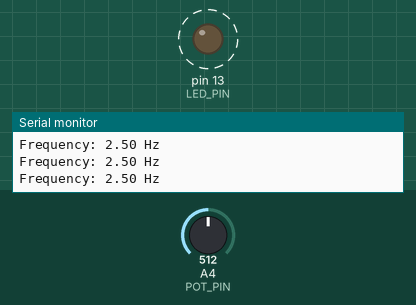
Recording of a sketch running on a simulated Arduino Uno, built with avr-gcc and run on an emulated ATmega328P. Shown: output pins drawn as LEDs (lit = HIGH), the last lines printed to the serial monitor. Dashed ring = blinking. The inputs (shaded band) are chosen by the test bench; at power-on: A4 (POT_PIN) = 512.

Above: at 1.03 s.
1.3 s: A4 (POT_PIN) set to 716
At 1.91 s:
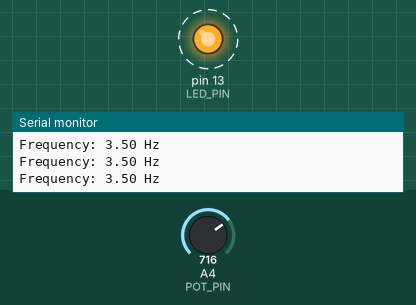
4.3 s: A4 (POT_PIN) set to 306
At 4.84 s:
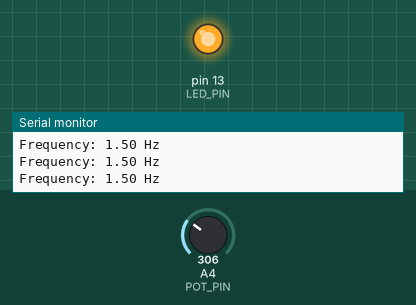
Timing chart, 0 to 13.3 s (numbered marks = the images above; inputs shaded):
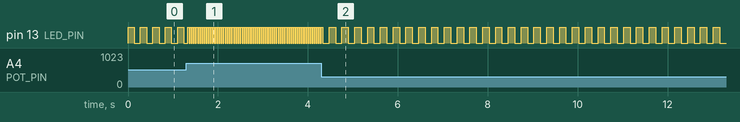

Measured:
- after the input at 1.3 s, pin 13 (LED_PIN): alternates HIGH for 0.02 s and LOW for 0.02 s, starting at once
- by itself, pin 13 (LED_PIN): alternates HIGH for 0.14 s and LOW for 0.14 s

The sketch:

M2_S1P.ino
```cpp
const byte LED_PIN = 13;
const byte POT_PIN = A4;

// Default frequency: 0.5 Hz (Blink every 2 seconds)
double currentFrequency = 0.5;

void setup() {
  pinMode(LED_PIN, OUTPUT);
  pinMode(POT_PIN, INPUT);

  Serial.begin(9600);

  startTimer(currentFrequency); // Initialize with default frequency
}

void loop() {
  double newFreq = readPotentiometer();

  // Only update timer if frequency change is significant
  if (abs(newFreq - currentFrequency) > 0.05) {
    currentFrequency = newFreq;
    startTimer(currentFrequency);
  }

  delay(100); // Small delay for stability
}

// Read the potentiometer and map the value to a frequency range
double readPotentiometer() {
  int potValue = analogRead(POT_PIN);

  // Map potentiometer value (0-1023) to frequency range (0.1 Hz - 5 Hz)
  double frequency = map(potValue, 0, 1023, 1, 50) / 10.0;

  Serial.print("Frequency: ");
  Serial.print(frequency);
  Serial.println(" Hz");

  return frequency;
}

// Start timer with the given frequency
void startTimer(double timerFrequency) {
  noInterrupts(); // Disable interrupts

  TCCR1A = 0;  // Clear Timer1 Control Register A
  TCCR1B = 0;  // Clear Timer1 Control Register B
  TCNT1 = 0;   // Reset Timer1 counter

  const long clockFreq = 16000000;
  long prescaler;
  int prescalerBits;

  // Select appropriate prescaler for accurate timing
  if (timerFrequency >= 1) {
    prescaler = 64;
    prescalerBits = (1 << CS11) | (1 << CS10);
  } else if (timerFrequency >= 0.5) {
    prescaler = 256;
    prescalerBits = (1 << CS12);
  } else {
    prescaler = 1024;
    prescalerBits = (1 << CS12) | (1 << CS10);
  }

  OCR1A = (clockFreq / (prescaler * timerFrequency)) - 1;
  TCCR1B |= (1 << WGM12);  // CTC mode
  TCCR1B |= prescalerBits; // Set prescaler
  TIMSK1 |= (1 << OCIE1A); // Enable compare match interrupt

  interrupts(); // Enable interrupts
}

// Interrupt Service Routine (ISR) to toggle LED
ISR(TIMER1_COMPA_vect) {
  digitalWrite(LED_PIN, digitalRead(LED_PIN) ^ 1); // Toggle LED
}
```
